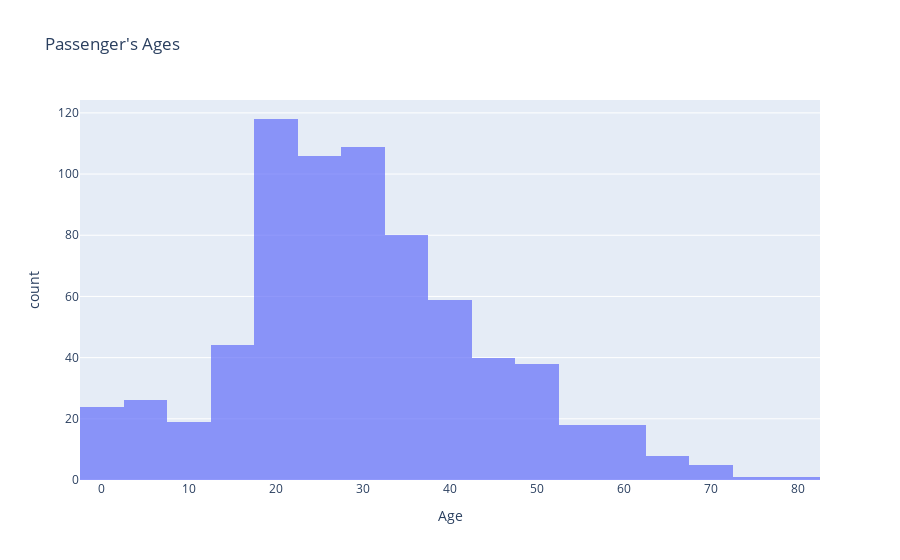

Notebook cell for this chart:
### Code cell
px.histogram(df, x = 'Age', nbins = 20, title="Passenger's Ages", opacity = 0.7)

### Figure 1 — Plotly figure (JSON) as saved in the notebook; plotly's stock layout.template omitted (floating-point values rounded to 4 significant figures; data arrays with more than 128 entries replaced by an {"elided": "..."} marker saying what was removed)
{"data": [{"alignmentgroup": "True", "bingroup": "x", "hovertemplate": "Age=%{x}<br>count=%{y}<extra></extra>", "legendgroup": "", "marker": {"color": "#636efa", "opacity": 0.7}, "name": "", "nbinsx": 20, "offsetgroup": "", "orientation": "v", "showlegend": false, "type": "histogram", "x": {"elided": "891 float values"}, "xaxis": "x", "yaxis": "y"}], "layout": {"barmode": "relative", "legend": {"tracegroupgap": 0}, "title": {"text": "Passenger's Ages"}, "xaxis": {"anchor": "y", "domain": [0, 1], "title": {"text": "Age"}}, "yaxis": {"anchor": "x", "domain": [0, 1], "title": {"text": "count"}}}}
